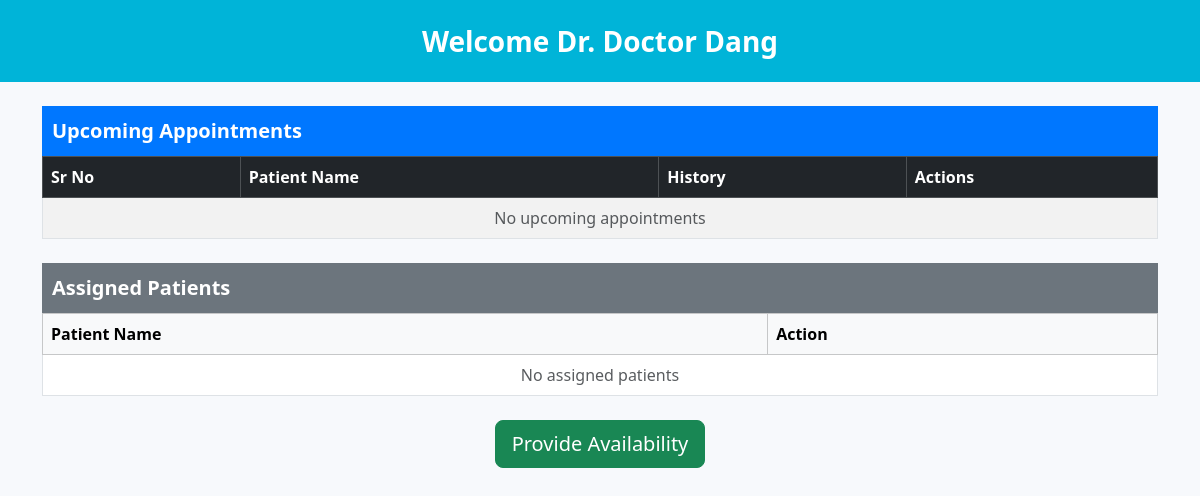
/doctordashboard (signed in), run on an earlier commit of the app's database.
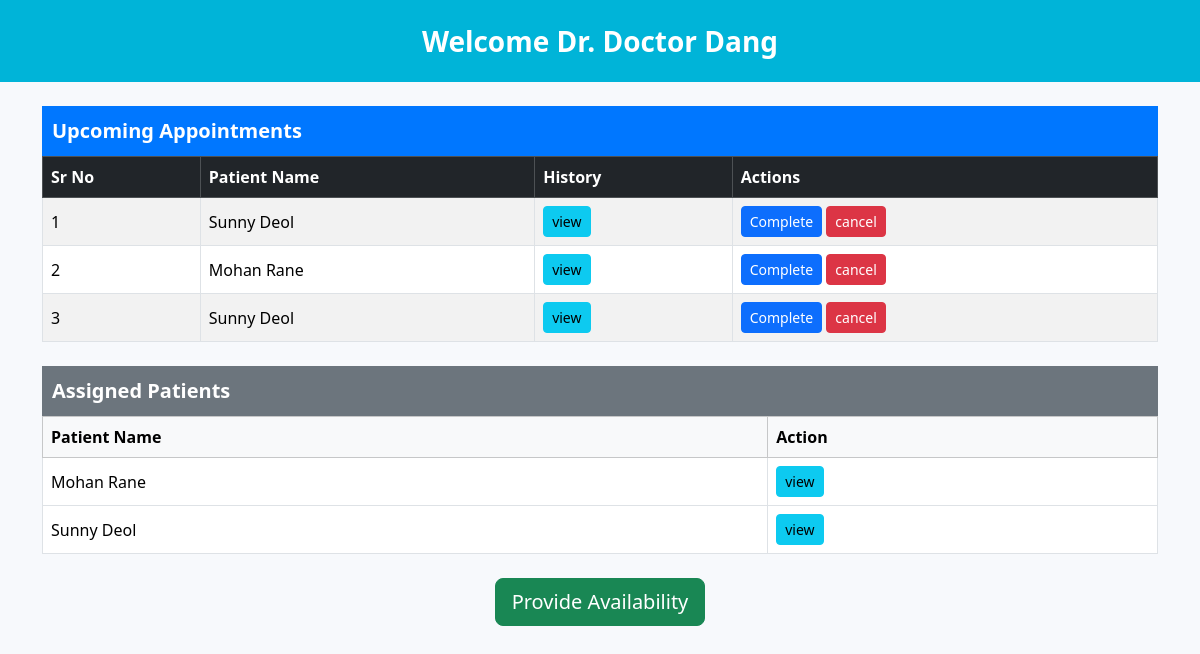
And on a later commit of the database.
### application/models.py (models this page shows)
class Appointment(UserMixin, db.Model):
    id = db.Column(db.Integer(), primary_key = True)
    appointment_date = db.Column(db.DateTime(), nullable = False)
    appointment_time = db.Column(db.Time(), nullable = False)
    reason = db.Column(db.String(), nullable = False, default = 'Null')
    status = db.Column(db.String(), nullable = False, default = "Available")
    patient_id = db.Column(db.Integer(), db.ForeignKey("patient.id"), nullable = False, default = 999)
    doctor_id = db.Column(db.Integer(), db.ForeignKey("doctor.id"), nullable = False)
    treatment = db.relationship('Treatment', backref = 'appointment')

class Patient(UserMixin, db.Model):
    id = db.Column(db.Integer(), primary_key = True)
    username = db.Column(db.String(), nullable = False, unique = True)
    password = db.Column(db.String(), nullable = False)
    name = db.Column(db.String(), nullable = False)
    age = db.Column(db.Integer(), nullable = False)
    gender = db.Column(db.String(), nullable = False)
    address = db.Column(db.String(), nullable = False)
    contact_num = db.Column(db.Integer(), nullable = False)
    medical_history = db.Column(db.String(), nullable = False)
    flagged = db.Column(db.Integer(), nullable = False, default = 0)
    patient_id = db.Column(db.Integer(), db.ForeignKey("user.id"), nullable = False)
    appointment = db.relationship('Appointment', backref = 'patient')

### application/routes.py (the view)
@app.route('/doctordashboard')
@login_required
def doctor_dashboard():
    if current_user.user_role != 1:
        return render_template('doctor_login.html', error="Access denied. Only doctors can access this page.")
    doctor = Doctor.query.filter_by(username=current_user.username).first()
    today = datetime.today().date()
    upcoming_appointments = Appointment.query.filter(
        Appointment.doctor_id == doctor.id,
        Appointment.appointment_date >= today,
        Appointment.status.in_(["Booked"])
    ).order_by(Appointment.appointment_date, Appointment.appointment_time).all()
    assigned_patients = (
        Patient.query.join(Appointment, Appointment.patient_id == Patient.id)
        .filter(Appointment.doctor_id == doctor.id)
        .distinct()
        .all()
    )
    return render_template(
        'doctor_dashboard.html',
        doctor=doctor,
        upcoming_appointments=upcoming_appointments,
        assigned_patients=assigned_patients
    )

### templates/doctor_dashboard.html (shortened to what this page needs)
<!DOCTYPE html>
<html>
<head>
    <link href="https://cdn.jsdelivr.net/npm/bootstrap@5.3.3/dist/css/bootstrap.min.css" rel="stylesheet">
</head>
<body>
    <div class="header">
        Welcome Dr. {{ doctor.name }}
    </div>
    <div class="container mt-4">
        <div class="section-title">Upcoming Appointments</div>
        <table class="table table-bordered table-striped align-middle">
            <thead class="table-dark">
                <tr>
                    <th>Sr No</th>
                    <th>Patient Name</th>
                    <th>History</th>
                    <th>Actions</th>
                </tr>
            </thead>
            <tbody>
                {% if upcoming_appointments %}
                    {% for appt in upcoming_appointments %}
                    <tr>
                        <td>{{ loop.index }}</td>
                        <td>{{ appt.patient.name }}</td>
                        <td>
                            <a href="{{ url_for('doctor_patient_history', patient_id=appt.patient.id) }}"
                                class="btn btn-info btn-sm">view</a>
                        </td>
                        <td>
                            <a class="btn btn-primary btn-sm"
                               href="{{ url_for('update_history', appt_id=appt.id) }}">
                               Complete
                            </a>
                            <form action="{{ url_for('doctor_cancel_appointment', appt_id=appt.id) }}"
                                  method="post" style="display:inline;">
                                <button class="btn btn-danger btn-sm">cancel</button>
                            </form>
                        </td>
                    </tr>
                    {% endfor %}
                {% else %}
                <tr><td colspan="4" class="text-center text-muted">No upcoming appointments</td></tr>
                {% endif %}
            </tbody>
        </table>
        <div class="section-title-2 mt-4">Assigned Patients</div>
        <table class="table table-bordered align-middle">
            <thead class="table-light">
                <tr>
                    <th>Patient Name</th>
                    <th>Action</th>
                </tr>
            </thead>
            <tbody>
                {% if assigned_patients %}
                    {% for pt in assigned_patients %}
                    <tr>
                        <td>{{ pt.name }}</td>
                        <td>
                            <a href="{{ url_for('doctor_patient_history', patient_id=pt.id) }}"
                               class="btn btn-info btn-sm">view</a>
                        </td>
                    </tr>
                    {% endfor %}
                {% else %}
                <tr><td colspan="2" class="text-center text-muted">No assigned patients</td></tr>
                {% endif %}
            </tbody>
        </table>
        <div class="text-center mt-4">
            <a href="{{ url_for('appointment') }}" class="btn btn-success btn-lg">
                Provide Availability
            </a>
        </div>
    </div>
</body>
</html>

What changed in the data, as far as the page shows it:
added Appointment: patient.name "Sunny Deol"
added Appointment: patient.name "Mohan Rane"
added Appointment: patient.name "Sunny Deol"
added Patient: name "Mohan Rane"
added Patient: name "Sunny Deol"
Also different on the page:
text no longer shown: "No upcoming appointments No assigned patients"
